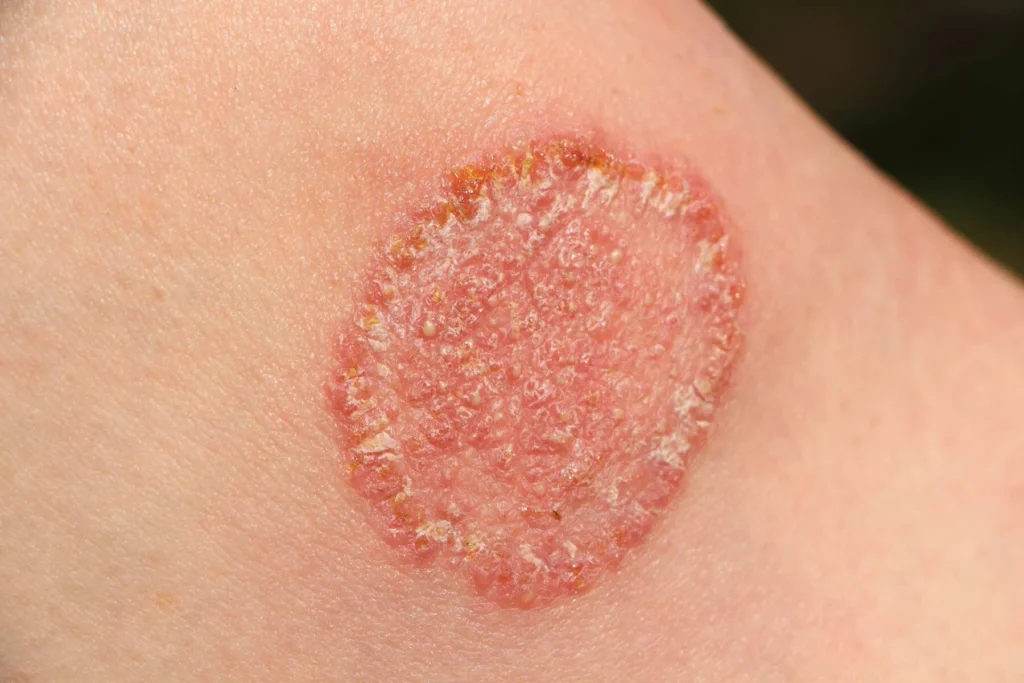
#> input picture imageprocessing/fungal.jpg, 1024 x 683 px
$ python -i preprocessing.py   (imports and definitions only)
#> lines starting #> are read from the running program, lines starting #| are printed output that depends on the picture; after the words box and inside, x2 and y2 are one past the last pixel; in counts of white or black regions, pixels touching at a corner belong together
### Smart-Skin-Detection/backend/config.py
import os

class Config:
    SECRET_KEY = os.environ.get('SECRET_KEY', 'super-secret-healthcare-key-13579')
    MONGO_URI = os.environ.get('MONGO_URI', 'mongodb://localhost:27017/smart_skin_db')

    # Enable fallback JSON DB if MongoDB connection fails
    USE_FALLBACK_DB = os.environ.get('USE_FALLBACK_DB', 'True').lower() == 'true'

    BASE_DIR = os.path.dirname(os.path.abspath(__file__))
    UPLOAD_FOLDER = os.path.join(BASE_DIR, 'static', 'uploads')
    PREPROCESSED_FOLDER = os.path.join(BASE_DIR, 'static', 'preprocessed')
    HEATMAP_FOLDER = os.path.join(BASE_DIR, 'static', 'heatmaps')
    REPORTS_FOLDER = os.path.join(BASE_DIR, 'static', 'reports')
    MODELS_FOLDER = os.path.join(BASE_DIR, 'models_store')

    MODEL_PATH = os.path.join(MODELS_FOLDER, 'skin_disease_classifier.keras')

# Ensure directories exist
for folder in [Config.UPLOAD_FOLDER, Config.PREPROCESSED_FOLDER, Config.HEATMAP_FOLDER, Config.REPORTS_FOLDER, Config.MODELS_FOLDER]:
    os.makedirs(folder, exist_ok=True)

### Smart-Skin-Detection/backend/preprocessing.py
import cv2
import numpy as np
import os
import uuid
import base64
from config import Config

def get_base64_img(img):
    _, buffer = cv2.imencode('.jpg', img)
    return base64.b64encode(buffer).decode('utf-8')

def apply_preprocessing_pipeline(image_path, unique_id=None):
    """
    Applies the 10 sequential preprocessing stages to the input image,
    saves them to static/preprocessed, and returns a dictionary of
    base64 data and file paths for frontend display.
    """
#> called with image_path = '../../imageprocessing/fungal.jpg'
    if unique_id is None:
        unique_id = str(uuid.uuid4())

    img = cv2.imread(image_path)
#> img is the input picture: shape (683, 1024, 3); mean B, G, R 128.8, 155.5, 212.4
    if img is None:
        raise ValueError("Could not read image from path: " + image_path)

    steps = {}

    # 1. Resize
    # Standardize image size for CNN model (224x224)
    img_resized = cv2.resize(img, (224, 224))
    steps['1_resize'] = img_resized.copy()

    # 2. Hair Removal (Dull Razor Algorithm)
    # Convert to grayscale, apply black hat morphological filter to highlight dark hairs
    gray = cv2.cvtColor(img_resized, cv2.COLOR_BGR2GRAY)
    kernel = cv2.getStructuringElement(cv2.MORPH_RECT, (9, 9))
    blackhat = cv2.morphologyEx(gray, cv2.MORPH_BLACKHAT, kernel)
    # Threshold the blackhat to get a binary mask of hairs
    _, mask = cv2.threshold(blackhat, 10, 255, cv2.THRESH_BINARY)
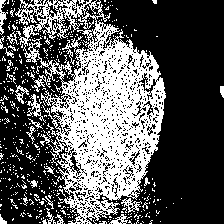
#> mask: shape (224, 224); 34.5% white; 479 white regions (454 under 20 px), largest, box (x1, y1, x2, y2) and area: (15, 0, 166, 224) 14512, (27, 94, 46, 123) 159, (62, 36, 83, 65) 127
    # Inpaint the original image using the hair mask
    img_hair_removed = cv2.inpaint(img_resized, mask, 1, cv2.INPAINT_TELEA)
    steps['2_hair_removal'] = img_hair_removed.copy()

    # 3. Gaussian Blur
    # Smooths image and reduces high frequency noise
    img_gaussian = cv2.GaussianBlur(img_hair_removed, (5, 5), 0)
    steps['3_gaussian_blur'] = img_gaussian.copy()

    # 4. Median Filter
    # Reduces salt-and-pepper type artifact noise while preserving edges
    img_median = cv2.medianBlur(img_gaussian, 5)
    steps['4_median_filter'] = img_median.copy()

    # 5. Noise Removal
    # Apply bilateral filter to remove background noise while maintaining crisp borders
    img_noise_removed = cv2.bilateralFilter(img_median, 9, 75, 75)
    steps['5_noise_removal'] = img_noise_removed.copy()

    # 6. Histogram Equalization
    # Apply CLAHE on YCrCb space for localized contrast optimization
    ycrcb = cv2.cvtColor(img_noise_removed, cv2.COLOR_BGR2YCrCb)
#> ycrcb: shape (224, 224, 3); mean of channels 0, 1, 2 176.1, 157.2, 105.4
    y, cr, cb = cv2.split(ycrcb)
    clahe = cv2.createCLAHE(clipLimit=2.0, tileGridSize=(8, 8))
    y_eq = clahe.apply(y)
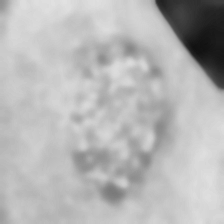
#> y_eq: shape (224, 224); min 17, max 226, mean 182.4
    img_equalized = cv2.merge((y_eq, cr, cb))
#> img_equalized: shape (224, 224, 3); mean of channels 0, 1, 2 182.4, 157.2, 105.4
    img_equalized = cv2.cvtColor(img_equalized, cv2.COLOR_YCrCb2BGR)
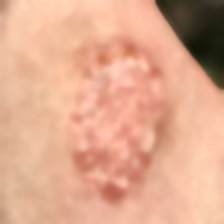
#> img_equalized: shape (224, 224, 3); mean B, G, R 142.3, 169.3, 223.2
    steps['6_histogram_equalization'] = img_equalized.copy()

    # 7. Contrast Enhancement
    # Linear scale to amplify brightness and contrast variations
    img_contrast = cv2.convertScaleAbs(img_equalized, alpha=1.15, beta=5)
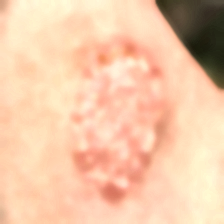
#> img_contrast: shape (224, 224, 3); mean B, G, R 168.6, 199.7, 240.3
    steps['7_contrast_enhancement'] = img_contrast.copy()

    # 8. Color Normalization
    # Normalizes pixel intensity ranges to standardized skin tones
    norm_img = np.zeros((224, 224, 3), dtype=np.uint8)
    cv2.normalize(img_contrast, norm_img, 0, 255, cv2.NORM_MINMAX)
    steps['8_color_normalization'] = norm_img.copy()

    # 9. Edge Detection
    # Canny filter to identify structural bounds of the lesion
    gray_norm = cv2.cvtColor(norm_img, cv2.COLOR_BGR2GRAY)
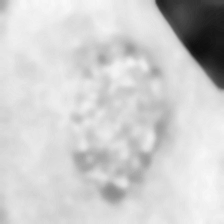
#> gray_norm: shape (224, 224); min 14, max 249, mean 206.2
    edges = cv2.Canny(gray_norm, 30, 100)
#> edges: shape (224, 224); 1.2% white in thin lines or dots, all inside (x1, y1, x2, y2) = (70, 0, 224, 205)
    # Convert single channel to 3 channels for rendering uniformity
    img_edges = cv2.cvtColor(edges, cv2.COLOR_GRAY2BGR)
    steps['9_edge_detection'] = img_edges.copy()

    # 10. Skin Segmentation
    # Isolating the primary lesion using HSV thresholding and Otsu segmentation
    hsv = cv2.cvtColor(norm_img, cv2.COLOR_BGR2HSV)
#> hsv: shape (224, 224, 3); mean H, S, V 14.3, 83.1, 239.7
    lower_skin = np.array([0, 20, 70], dtype=np.uint8)
    upper_skin = np.array([20, 255, 255], dtype=np.uint8)
    mask_skin = cv2.inRange(hsv, lower_skin, upper_skin)
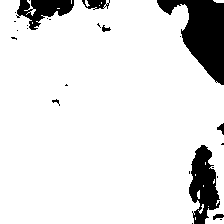
#> mask_skin: shape (224, 224); 88.9% white; 26 black regions (18 under 20 px), largest, box (x1, y1, x2, y2) and area: (157, 0, 224, 85) 2837, (189, 145, 220, 224) 1463, (16, 0, 74, 30) 902

    # Otsu thresholding on grayscale normalized to refine lesion bounds
    _, otsu_thresh = cv2.threshold(gray_norm, 0, 255, cv2.THRESH_BINARY_INV + cv2.THRESH_OTSU)
#> otsu_thresh: shape (224, 224); 7.1% white; 1 white region, box (x1, y1, x2, y2) and area: (155, 0, 224, 90) 3539

    # Combine masks and extract region of interest
    final_mask = cv2.bitwise_and(mask_skin, otsu_thresh)
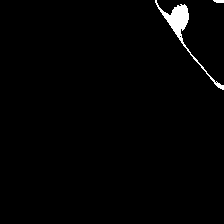
#> final_mask: shape (224, 224); 1.4% white; 2 white regions, box (x1, y1, x2, y2) and area: (155, 0, 224, 90) 672, (213, 0, 224, 3) 29
    img_segmented = cv2.bitwise_and(norm_img, norm_img, mask=final_mask)

    # If segmenting yields completely dark image, fallback to Otsu mask
    if np.sum(img_segmented) == 0:
        img_segmented = cv2.bitwise_and(norm_img, norm_img, mask=otsu_thresh)

    steps['10_skin_segmentation'] = img_segmented.copy()

    # Save images and prepare base64 map for response
    preprocessed_results = []

    descriptions = {
        '1_resize': 'Resized the input image to a standard 224x224 resolution for uniform neural network processing.',
        '2_hair_removal': 'Applied Dull Razor blackhat morphologic filter to construct hair masks and Telea inpainting to smooth hair tracks.',
        '3_gaussian_blur': 'Utilized Gaussian filtering with a 5x5 kernel to clear out high-frequency noise and pixel distortions.',
        '4_median_filter': 'Processed with 5px Median Blur to filter salt-and-pepper artifacts while preserving structural bounds.',
        '5_noise_removal': 'Employed Bilateral Filtering to achieve smoothing of textures without degrading edge definitions.',
        '6_histogram_equalization': 'Applied Contrast Limited Adaptive Histogram Equalization (CLAHE) to fix lighting imbalances.',
        '7_contrast_enhancement': 'Refined scale brightness metrics manually to highlight subtle color transitions in skin tissue.',
        '8_color_normalization': 'Scaled pixel channel intensity values uniformly between 0-255 boundary limits.',
        '9_edge_detection': 'Executed Canny Edge Detection to define physical structures and outer contours of the skin lesion.',
        '10_skin_segmentation': 'Segmented the lesion out of general skin surface utilizing Otsu thresholding and HSV channels.'
    }

    titles = {
        '1_resize': 'Image Resizing (224x224)',
        '2_hair_removal': 'Dull Razor Hair Removal',
        '3_gaussian_blur': 'Gaussian Noise Blur',
        '4_median_filter': 'Median Filter Denoise',
        '5_noise_removal': 'Bilateral Edge Preservation',
        '6_histogram_equalization': 'CLAHE Histogram Eq',
        '7_contrast_enhancement': 'Contrast Tuning',
        '8_color_normalization': 'Color Normalization',
        '9_edge_detection': 'Canny Edge Outline',
        '10_skin_segmentation': 'Otsu Lesion Segmentation'
    }

    for step_key in sorted(steps.keys()):
        filename = f"{unique_id}_{step_key}.jpg"
        filepath = os.path.join(Config.PREPROCESSED_FOLDER, filename)
        cv2.imwrite(filepath, steps[step_key])

        # Relative URL for web serving
        web_url = f"/static/preprocessed/{filename}"

        preprocessed_results.append({
            "step": step_key,
            "title": titles[step_key],
            "description": descriptions[step_key],
            "url": web_url,
            "base64": get_base64_img(steps[step_key])
        })
#> this loop made 10 passes
#> step_key on passes 1 to 10: '10_skin_segmentation', '1_resize', '2_hair_removal', '3_gaussian_blur', '4_median_filter', '5_noise_removal', '6_histogram_equalization', '7_contrast_enhancement', '8_color_normalization', '9_edge_detection'
#> after the loop, preprocessed_results = 10 items

    return preprocessed_results

>>> result = apply_preprocessing_pipeline('../../imageprocessing/fungal.jpg')
#> result = 10 items
